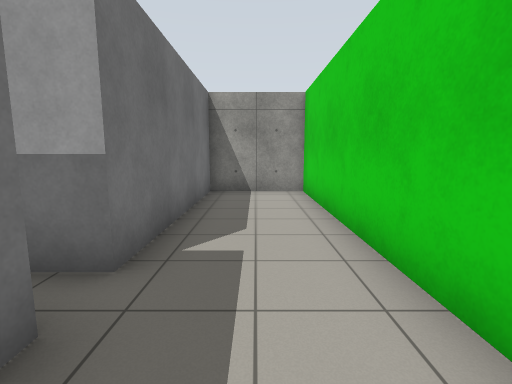
[1] (above)

24 first-person views from a walk through a robot-simulator world made for Gazebo. The camera is 1.2 m above the floor, tilts 8° down and sees 85° across. The floor is counted in squares, 1 m on a side. Each view is taken from the middle of a square. On the plan, view 1 faces up. The plan holds only what a view shows up to about 12 squares ahead; the rest is blank. Simple shapes stand in for some stock models.

[2]
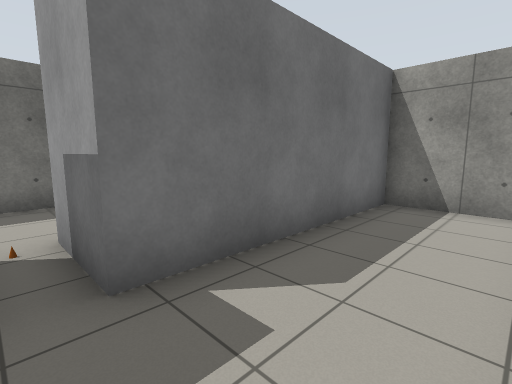

[3]
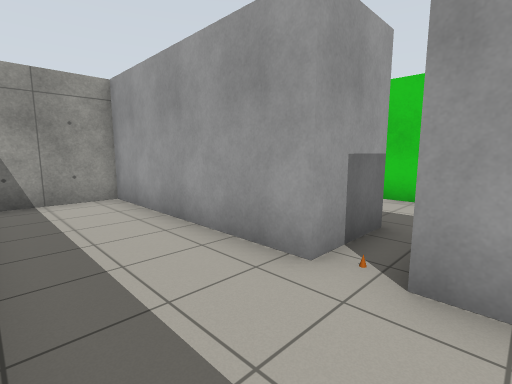

[4]
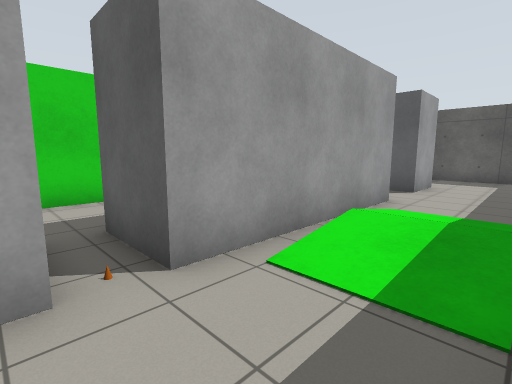

[5]
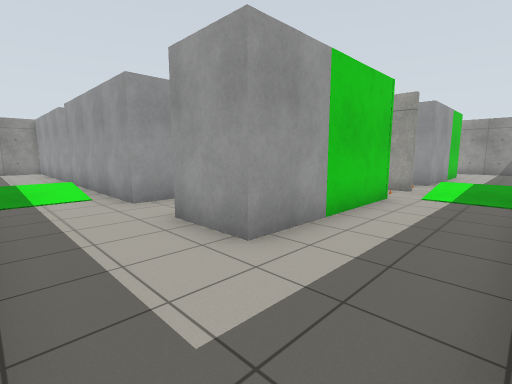

[6]
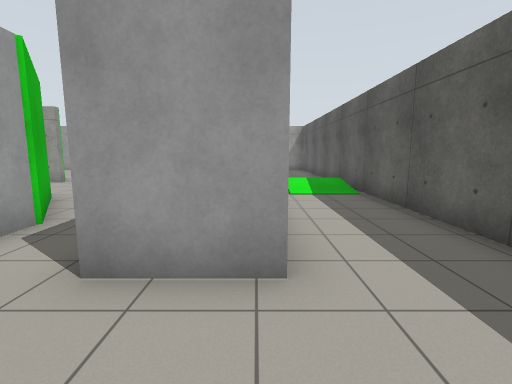

[7]
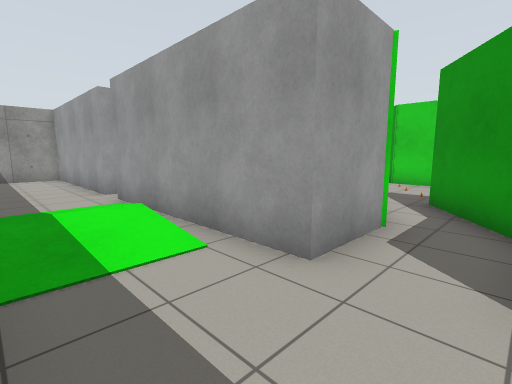

[8]
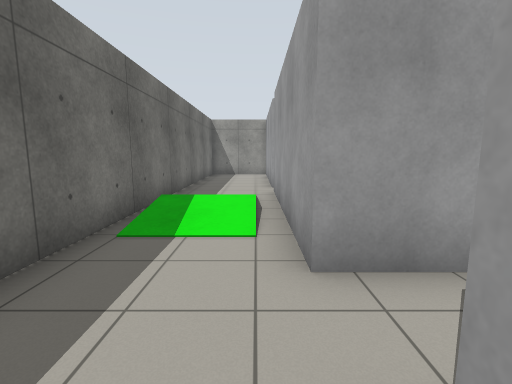

[9]
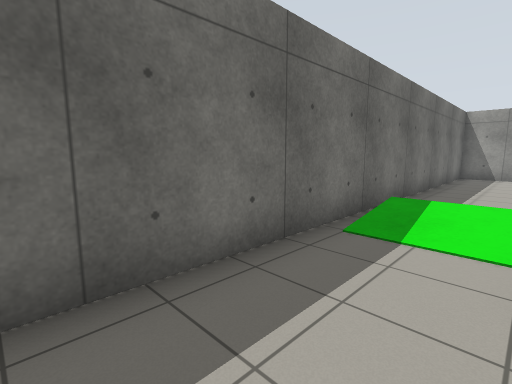

[10]
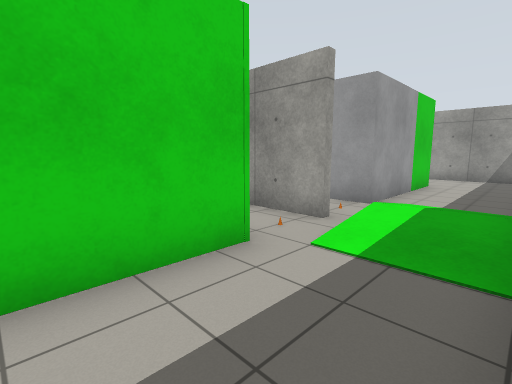

[11]
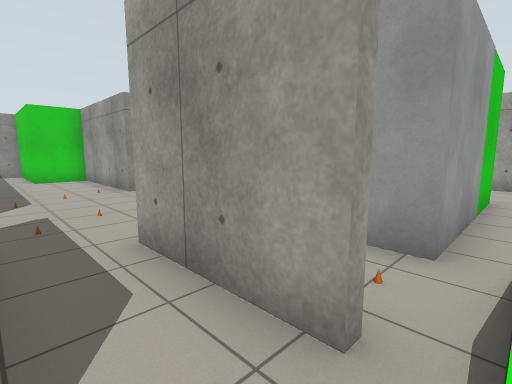

[12]
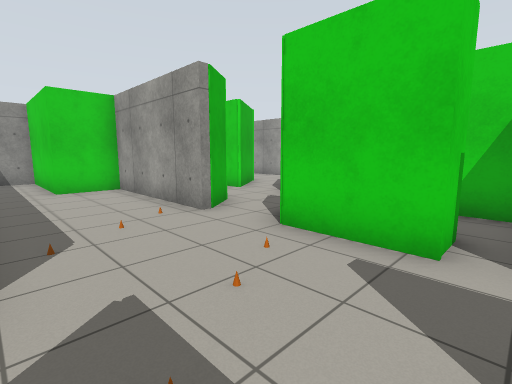

[13]
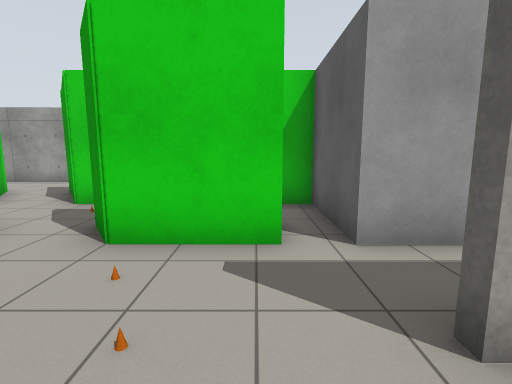

[14]
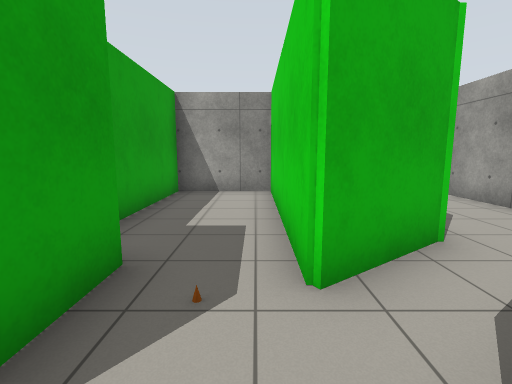

[15]
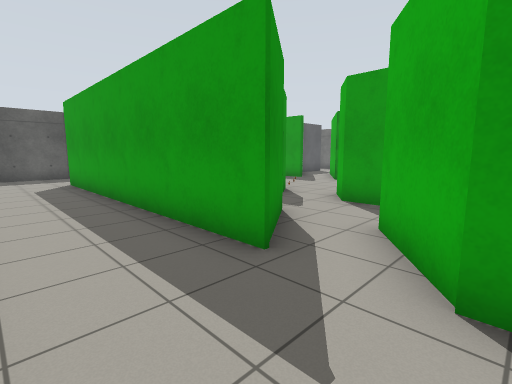

[16]
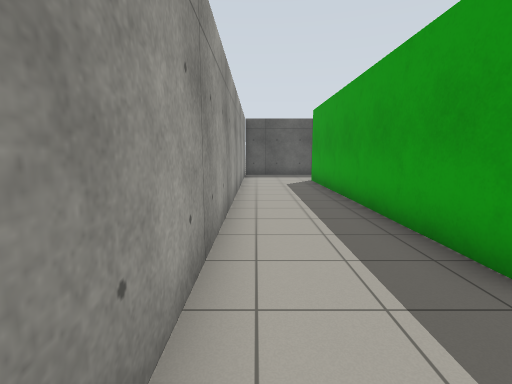

[17]
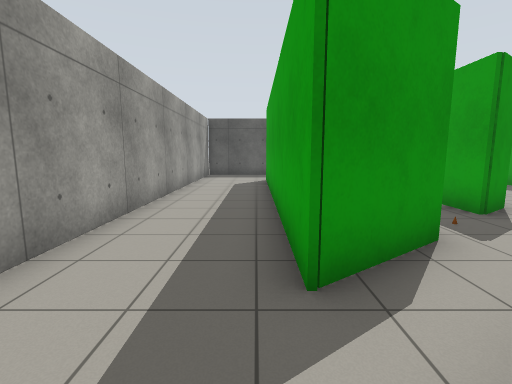

[18]
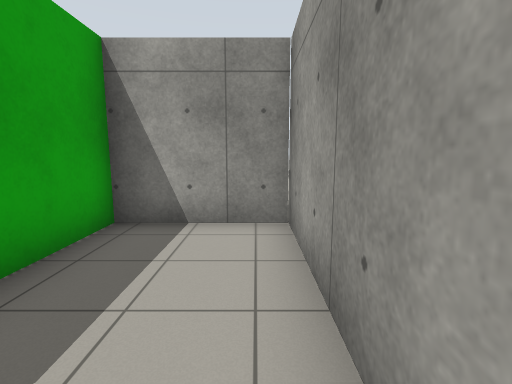

[19]
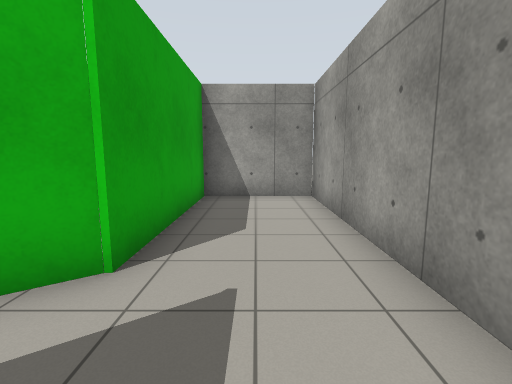

[20]
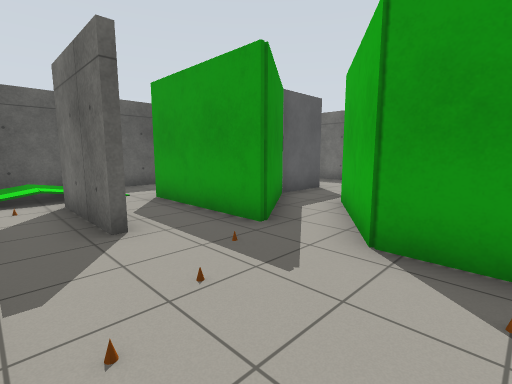

[21]
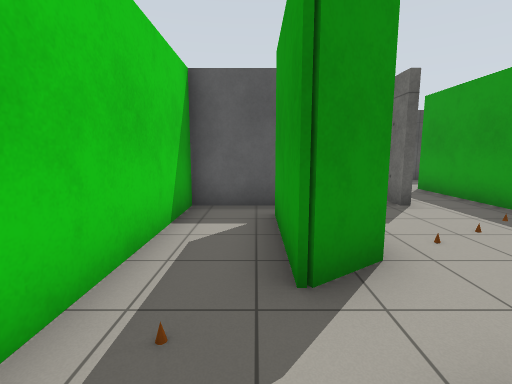

[22]
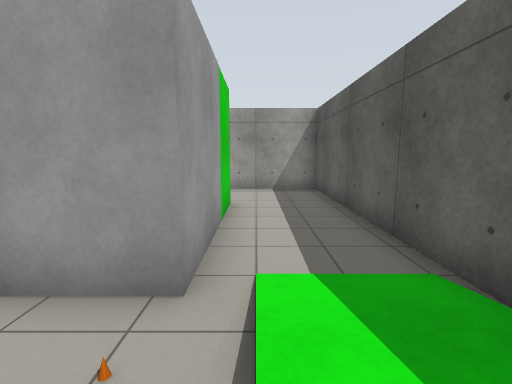

[23]
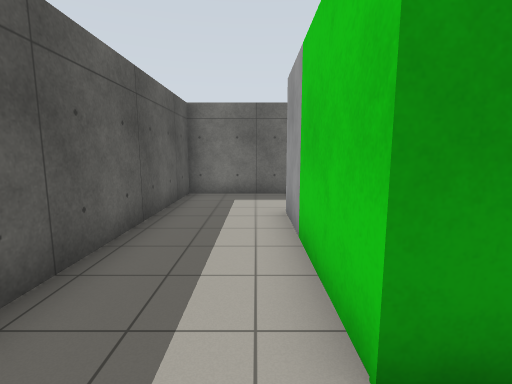

[24]
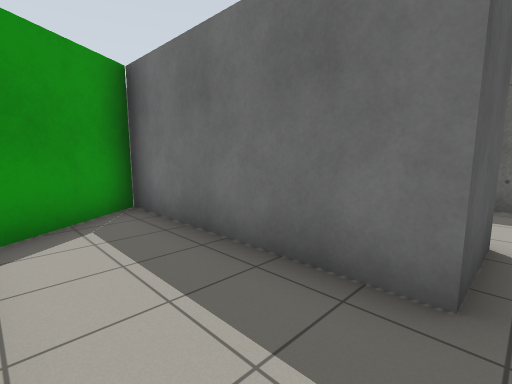

### Floor plan
Key: @ floor where view 1 was taken; # wall or solid block; x gap in a wall; . main floor; : floor 0.25 m higher than the main floor; / step, stairs or slope; B grey box; C cone; R ramp; G green box; O other object.
Columns run from 7 left of view 1 to 14 right of it. Each row starts with its distance up from view 1.
  9 ######################
  8 #...BB...#.GG...##...#
  7 #...BB...#.GG...##...#
  6 #...BB...#.GG...##...#
  5 #...BB...#.GGG..##...#
  4 #...BB...#...#..##...#
  3 #...BB...#...#..#....#
  2 #...O....#...#.O.....#
  1 #...BB...#...#...#...#
  0 #/ /BB.@.#.OO#..##...#
 -1 #/ /BB...#O....O##...#
 -2 #/ :BB..##...#..##...#
 -3 #...BB.##..CC#..##...#
 -4 #...BB##..O..#..##...#
 -5 #......##.......##...#
 -6 #.....###..#.BBB #...#
 -7 #...BB  #..#.B   #...#
 -8 #...BB###.OxCBBB##...#
 -9 #.........///........#
-10 #.........:::........#
-11 #.........R##........#
-12 ##########  ##########

Positions as (right, up) in squares from view 1, and headings:
1: (0, 0), facing up
2: (1, 2), facing up-left
3: (-6, 1), facing up-right
4: (-6, 3), facing down-right
5: (-6, -11), facing up-right
6: (-6, -8), facing right
7: (-6, -6), facing up-right
8: (-4, -7), facing up
9: (-4, -7), facing up-left
10: (-1, -11), facing up-right
11: (2, -9), facing up-right
12: (2, -5), facing up-right
13: (2, -4), facing right
14: (8, 0), facing up
15: (13, 4), facing down-left
16: (13, 4), facing down
17: (11, 4), facing down
18: (13, 4), facing up
19: (12, 1), facing up
20: (5, -1), facing down-left
21: (7, 1), facing down
22: (3, -9), facing right
23: (3, -9), facing left
24: (1, 2), facing down-left
